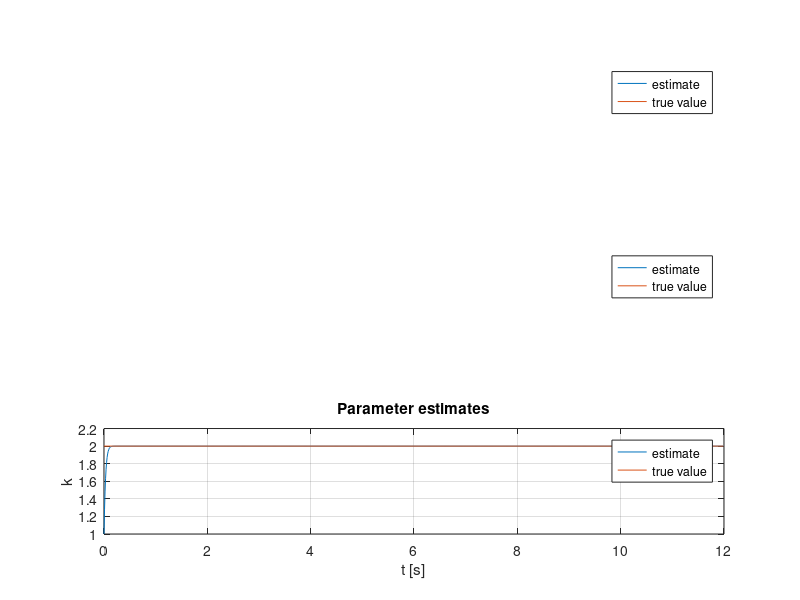

Reproduce this figure in MATLAB.
close all;
clear;
%% Insert true system
beta                    = 0.2;
m                       = 15;
k                       = 2;
A                       = [0 0 0; 0 0 1;0 0 -beta/m];               
B                       = [0; 0; 1/m];
%% Define filters
lambda_1                = .1; 
lambda_0                = 6;
DEN                     = [1 lambda_1 lambda_0];
[  ~,  ~,C_f_1,D_f_1]   = tf2ss([0 0 1],DEN);     
[  ~,  ~,C_f_2,D_f_2]   = tf2ss([0 1 0],DEN);                            
[A_f,B_f,C_f_3,D_f_3]   = tf2ss([1 0 0],DEN);                     
% A_f and B_f is only needed once as it is the same all over. Hence tildes

%% Simulation MATLAB
h           = 0.01;  % sample time (s)
N           = 1200; % number of samples

t           = 0:h:h*(N-1);

% Define input as a function of t
u           = 5 * sin(2 * t) + 10.5;
gamma_1     = 1;        
gamma_2     = diag([50 1]);

% Memory allocation
x           = zeros(3, N);
x_z_1       = zeros(1,1);
x_z_2       = zeros(2, 1);
x_phi_1     = zeros(1, 1);
x_phi_2     = zeros(2, 1);
theta_1     = zeros(1, N);  % estimate of k
theta_2     = zeros(2, N);  % estimate of m and beta


% Initial estimates
theta_1(:,1) = 1;       % Initial estimate of k
theta_2(:,1) = [1; 1];   % Initial estimate of m and beta
%% Main loop. Simulate using forward Euler (x[k+1] = x[k] + h*x_dot)
for n = 1:N-1
 
    % Simulate true system
    x_dot           = A*x(:, n) + B*u(n);
    x(:, n+1)       = x(:, n) + h*x_dot;
    y_2             = x(2, n);
    y_1             = u(n)/k + y_2;

    % Generate z and phi by filtering known signals
    x_z_2_n           = x_z_2 + (A_f*x_z_2 + B_f*u(n))*h; 
    z_2               = C_f_1*x_z_2;  % z_2 = 1/Lambda [u]
                    
    
    x_phi_2_n         = x_phi_2 + (A_f*x_phi_2 + B_f*y_2)*h;
                                            
    phi_2             = [ (C_f_3*x_phi_2 + D_f_3*y_2);  % s^2/Lambda * y_2
                          (C_f_2*x_phi_2 + D_f_2*y_2)   % s/Lamnba * y2
                        ];
    
    % Generate first system
    z_1 = u(n);
    phi_1 = y_1 - y_2;
    
    % Calculate estimation error
    n_s_1 = phi_1'*phi_1;
    n_s_2 = phi_2'*phi_2;

    epsilon_1           = z_1 - theta_1(:,n)' * phi_1; 
    epsilon_2           = z_2 - theta_2(:,n)' * phi_2;

    % Update law
    theta_2_dot         = gamma_2 * epsilon_2 * phi_2;
    theta_2(:, n+1)     = theta_2(:, n) + theta_2_dot * h;
    
    theta_1_dot = gamma_1*epsilon_1*phi_1;
    theta_1(:, n+1) = theta_1(:, n) + theta_1_dot*h;

    % Set values for next iteration
    x_phi_2           = x_phi_2_n;
    x_z_2             = x_z_2_n;
end

% Plots
figure
subplot(3,1,1)
plot(t, theta_2(1,:)); hold on
plot([t(1), t(end)],[m, m]);
hold off
ylabel('m')
legend('estimate','true value')
grid
subplot(3,1,2)
plot(t, theta_2(2,:)); hold on
plot([t(1), t(end)],[beta, beta]); 
hold off
ylabel('\beta')
legend('estimate','true value')
grid
subplot(3,1,3)
plot(t, theta_1(1,:)); hold on
plot([t(1), t(end)],[k, k]); 
hold off
ylabel('k')
grid
legend('estimate','true value')
title('Parameter estimates')
xlabel('t [s]')